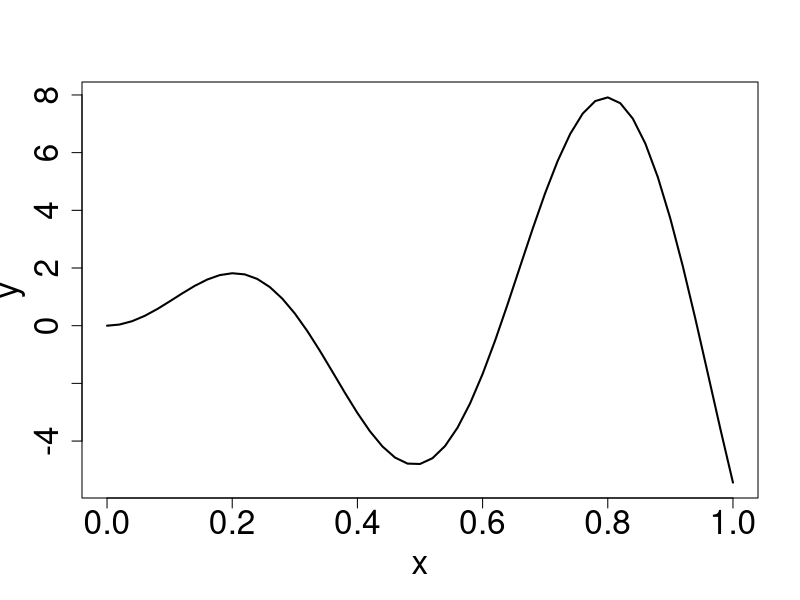
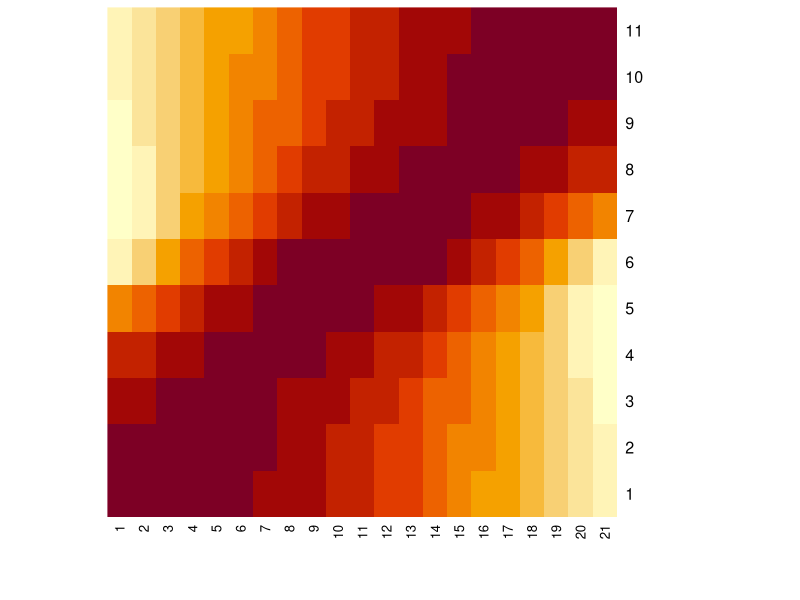
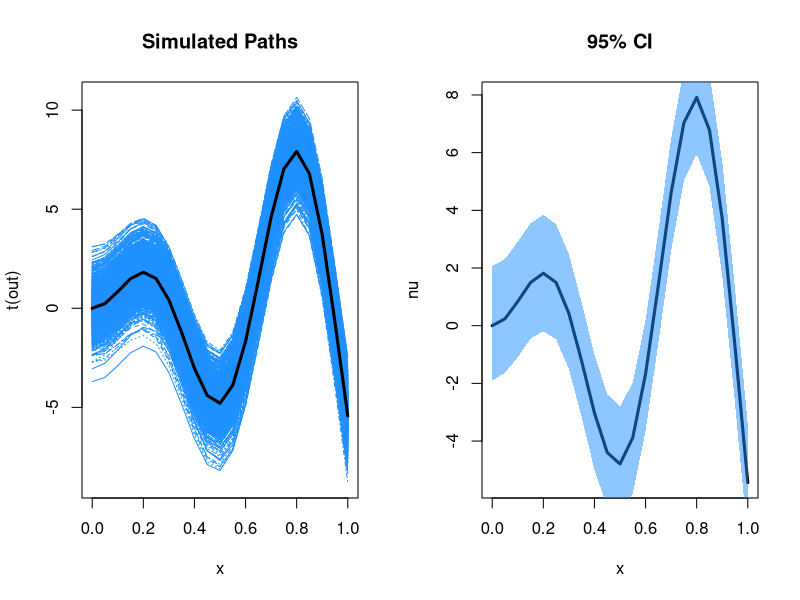

Source code (R) for these figures, in order:
###-------------------------------------------------------------------
### Mean Function
###-------------------------------------------------------------------
m <- function(x){
    10 * x * sin(10 * x)
}

x = seq(0, 1, length.out = 51)
y = m(x)
par(mfrow = c(1,1))
plot(x, y, type = 'l', lwd = 2, cex.axis = 2, cex.lab = 2)


###-------------------------------------------------------------------
### Covariance Function
###-------------------------------------------------------------------
K <- function(x, xprime, ell = 10) {
    
    # Force it to column matrix
    x = matrix(x)
    xprime = matrix(xprime)
   
    # Check how many rows.
    p= dim(x)[1];    
    n= dim(xprime)[1];

    # Broadcast the matrix
    x = matrix(x, nrow = p, ncol = n)
    xprime = matrix(xprime, nrow = n, ncol = p)

    # Compute the kernel
    xprime = t(xprime)
    return(exp(-abs(x - xprime)^2 / ell))
}

# Generate x and y
x = seq(0, 1, length.out = 11) # m = 11
y = seq(0, 1, length.out = 21) # n = 21

# Plot the heatmap without reordering the rows and columns
heatmap(K(x, y), Rowv = NA, Colv = NA)

###-------------------------------------------------------------------
### GP Generation
###-------------------------------------------------------------------
# Continuing above codes
n = 21
x = seq(0, 1, length.out = n)

# Compute Mean
nu = m(x)

# Compute Covariance
S = K(x, x, ell = 1)
jitter = diag(n) * 1e-10 # For numerical stability
A = t(chol(S + jitter))

# Generate Z
nsim = 1000
out = array(NA, dim = c(nsim, n))
for (i in 1:nsim){
    set.seed(i)
    Z = rnorm(n)
    out[i, ] = nu + A %*% Z # One sample

}

par(mfrow = c(1, 2))
# Plot 1: Plotting all the simulated paths
matplot(x, t(out), type = 'l', col = 'dodgerblue', main = 'Simulated Paths')
lines(x, nu, type = 'l', lwd = 3, col = 'black')

# PLot 2
ub = apply(out, 2, function(x) quantile(x, 0.975))
lb = apply(out, 2, function(x) quantile(x, 0.025))
tp_blue = grDevices::adjustcolor("dodgerblue", alpha.f = 0.5)
plot(x, nu, type = 'l', lwd = 3, col = 'black', main = '95% CI')
polygon(c(x, rev(x)), c(lb, rev(ub)), col = tp_blue, border = NA)




